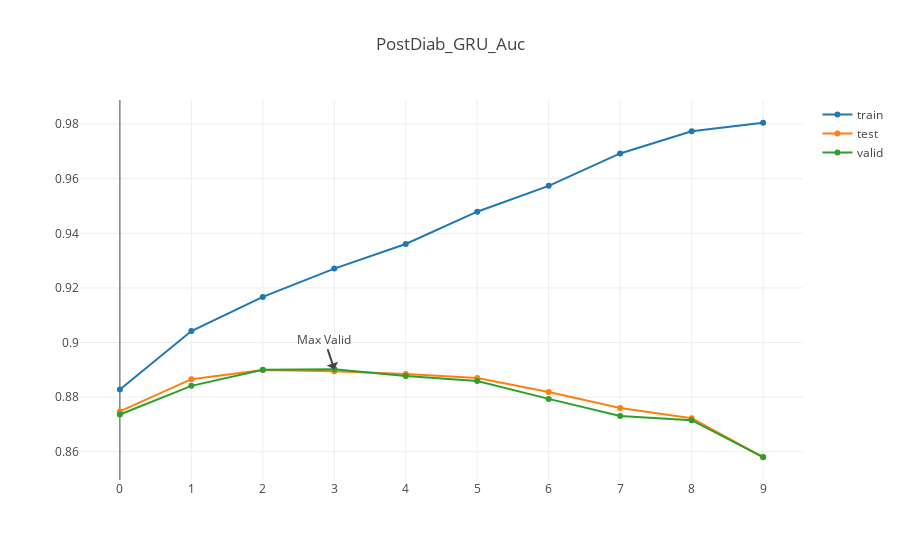

Here is the notebook cell this chart was saved with:
### Code cell
#### Interactive Plot showing the model training AUC change over epochs
plot_DLauc_perf(train_auc_allep_post,test_auc_allep_post,valid_auc_allep_post,'PostDiab_GRU_Auc')

### Figure 1 — Plotly figure (JSON) as saved in the notebook; plotly's stock layout.template omitted (floating-point values rounded to 4 significant figures)
{"data": [{"name": "train", "type": "scatter", "uid": "f5fcb946-1372-4748-8312-eb9f4ac356ee", "x": [0, 1, 2, 3, 4, 5, 6, 7, 8, 9, 10, 11, 12, 13, 14, 15, 16, 17, 18, 19, 20, 21, 22, 23, 24, 25, 26, 27, 28, 29, 30, 31, 32, 33, 34, 35, 36, 37, 38, 39, 40, 41, 42, 43, 44, 45, 46, 47, 48, 49, 50, 51, 52, 53, 54, 55, 56, 57, 58, 59, 60, 61, 62, 63, 64, 65, 66, 67, 68, 69, 70, 71, 72, 73, 74, 75, 76, 77, 78, 79, 80, 81, 82, 83, 84, 85, 86, 87, 88, 89, 90, 91, 92, 93, 94, 95, 96, 97, 98, 99], "y": [0.8828, 0.9042, 0.9167, 0.9271, 0.9361, 0.9479, 0.9574, 0.9693, 0.9774, 0.9805]}, {"name": "test", "type": "scatter", "uid": "450cee13-f2ff-46a3-97a1-7676cd68b7eb", "x": [0, 1, 2, 3, 4, 5, 6, 7, 8, 9, 10, 11, 12, 13, 14, 15, 16, 17, 18, 19, 20, 21, 22, 23, 24, 25, 26, 27, 28, 29, 30, 31, 32, 33, 34, 35, 36, 37, 38, 39, 40, 41, 42, 43, 44, 45, 46, 47, 48, 49, 50, 51, 52, 53, 54, 55, 56, 57, 58, 59, 60, 61, 62, 63, 64, 65, 66, 67, 68, 69, 70, 71, 72, 73, 74, 75, 76, 77, 78, 79, 80, 81, 82, 83, 84, 85, 86, 87, 88, 89, 90, 91, 92, 93, 94, 95, 96, 97, 98, 99], "y": [0.8748, 0.8866, 0.89, 0.8895, 0.8884, 0.887, 0.8819, 0.8761, 0.8723, 0.858]}, {"name": "valid", "type": "scatter", "uid": "17c73ad4-1c51-4215-bb57-1e501eaac07a", "x": [0, 1, 2, 3, 4, 5, 6, 7, 8, 9, 10, 11, 12, 13, 14, 15, 16, 17, 18, 19, 20, 21, 22, 23, 24, 25, 26, 27, 28, 29, 30, 31, 32, 33, 34, 35, 36, 37, 38, 39, 40, 41, 42, 43, 44, 45, 46, 47, 48, 49, 50, 51, 52, 53, 54, 55, 56, 57, 58, 59, 60, 61, 62, 63, 64, 65, 66, 67, 68, 69, 70, 71, 72, 73, 74, 75, 76, 77, 78, 79, 80, 81, 82, 83, 84, 85, 86, 87, 88, 89, 90, 91, 92, 93, 94, 95, 96, 97, 98, 99], "y": [0.8736, 0.8841, 0.89, 0.8902, 0.8878, 0.8859, 0.8794, 0.8731, 0.8716, 0.8581]}], "layout": {"annotations": [{"text": "Max Valid", "x": 3, "y": 0.8902}], "title": {"text": "PostDiab_GRU_Auc"}, "xaxis": {"dtick": 1}}}
